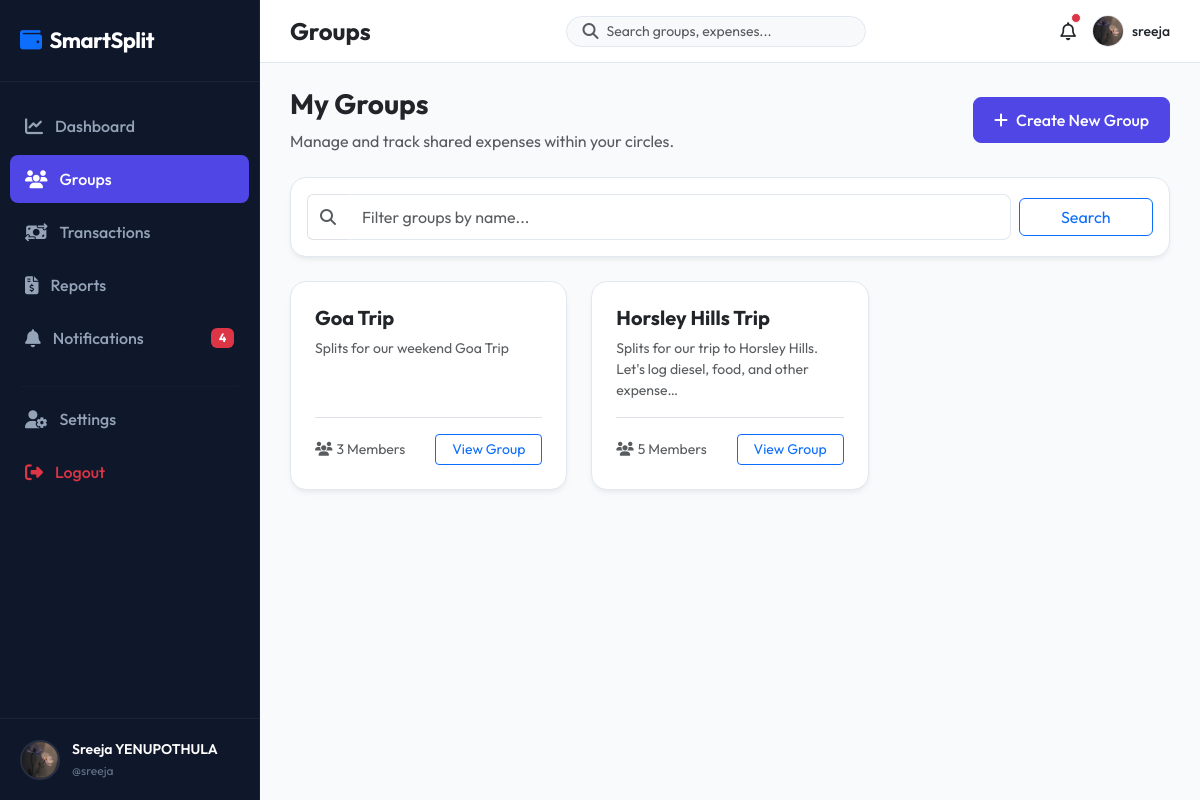
Screenshot of /groups/ (signed in) with the database file from the repository.
### accounts/models.py (models this page shows, shortened)
class Profile(models.Model):
    user = models.OneToOneField(User, on_delete=models.CASCADE, related_name='profile')
    profile_picture = models.ImageField(upload_to='profiles/', default='profiles/default.png', blank=True)
    phone_number = models.CharField(max_length=15, blank=True)
    upi_id = models.CharField(max_length=50, blank=True)

### groups/models.py (models this page shows, shortened)
class Group(models.Model):
    name = models.CharField(max_length=100)
    description = models.TextField(blank=True)
    created_by = models.ForeignKey(User, on_delete=models.CASCADE, related_name='created_groups')
    created_date = models.DateTimeField(auto_now_add=True)
    invite_code = models.CharField(max_length=12, unique=True, blank=True)

### groups/views.py (the view)
# urls.py: path('', views.group_list_view, name='list'),
@login_required
def group_list_view(request):
    query = request.GET.get('search', '')
    memberships = GroupMember.objects.filter(user=request.user)
    if query:
        memberships = memberships.filter(group__name__icontains=query)
    groups = [m.group for m in memberships]
    return render(request, 'groups/list.html', {'groups': groups, 'query': query})

### notifications/context_processors.py (called while the page is built)
def unread_notifications_count(request):
    if request.user.is_authenticated:
        count = Notification.objects.filter(user=request.user, is_read=False).count()
        return {'unread_notifications_count': count}
    return {'unread_notifications_count': 0}

### templates/groups/list.html (shortened to what this page needs)
{% extends 'base.html' %}
{% block content %}
<div class="row align-items-center mb-4">
    <div class="col-md-6 mb-3 mb-md-0">
        <h3 class="fw-bold text-dark">My Groups</h3>
        <p class="text-muted mb-0">Manage and track shared expenses within your circles.</p>
    </div>
    <div class="col-md-6 text-md-end">
        <a href="{% url 'groups:create' %}" class="btn btn-primary"><i class="fa-solid fa-plus me-2"></i>Create New Group</a>
    </div>
</div>
<div class="premium-card p-3 mb-4 bg-white">
    <form action="{% url 'groups:list' %}" method="GET" class="row g-2 align-items-center">
        <div class="col-md-10">
            <div class="input-group">
                <span class="input-group-text bg-transparent border-end-0"><i class="fa-solid fa-magnifying-glass text-muted"></i></span>
                <input type="text" name="search" class="form-control border-start-0" placeholder="Filter groups by name..." value="{{ query }}">
            </div>
        </div>
        <div class="col-md-2 d-grid">
            <button type="submit" class="btn btn-outline-primary">Search</button>
        </div>
    </form>
</div>
<div class="row">
    {% for g in groups %}
        <div class="col-md-6 col-lg-4 mb-4">
            <div class="premium-card h-100 p-4 d-flex flex-direction-column justify-content-between" style="display: flex; flex-direction: column;">
                <div>
                    <h5 class="fw-bold text-dark mb-2">{{ g.name }}</h5>
                    <p class="text-muted small mb-3" style="min-height: 40px;">
                        {{ g.description|default:"No description provided."|truncatechars:80 }}
                    </p>
                </div>
                <div class="border-top pt-3 d-flex justify-content-between align-items-center">
                    <span class="text-muted small"><i class="fa-solid fa-users me-1"></i>{{ g.members.count }} Members</span>
                    <a href="{% url 'groups:detail' g.id %}" class="btn btn-sm btn-outline-primary px-3">View Group</a>
                </div>
            </div>
        </div>
    {% endfor %}
</div>
{% endblock %}

### templates/includes/sidebar.html
{% load static %}
<div class="sidebar" id="sidebar">
    <div class="sidebar-logo">
        <i class="fa-solid fa-wallet text-primary me-2"></i>SmartSplit
    </div>
    <ul class="sidebar-menu">
        <li class="sidebar-item">
            <a href="{% url 'dashboard:home' %}" class="sidebar-link {% if request.resolver_match.app_name == 'dashboard' %}active{% endif %}">
                <i class="fa-solid fa-chart-line"></i>Dashboard
            </a>
        </li>
        <li class="sidebar-item">
            <a href="{% url 'groups:list' %}" class="sidebar-link {% if request.resolver_match.app_name == 'groups' %}active{% endif %}">
                <i class="fa-solid fa-users"></i>Groups
            </a>
        </li>
        <li class="sidebar-item">
            <a href="{% url 'payments:history' %}" class="sidebar-link {% if request.resolver_match.app_name == 'payments' and request.resolver_match.url_name == 'history' %}active{% endif %}">
                <i class="fa-solid fa-money-bill-transfer"></i>Transactions
            </a>
        </li>
        <li class="sidebar-item">
            <a href="{% url 'reports:index' %}" class="sidebar-link {% if request.resolver_match.app_name == 'reports' %}active{% endif %}">
                <i class="fa-solid fa-file-invoice-dollar"></i>Reports
            </a>
        </li>
        <li class="sidebar-item">
            <a href="{% url 'notifications:list' %}" class="sidebar-link {% if request.resolver_match.app_name == 'notifications' %}active{% endif %}">
                <i class="fa-solid fa-bell"></i>Notifications
                {% if unread_notifications_count > 0 %}
                    <span class="badge bg-danger ms-auto">{{ unread_notifications_count }}</span>
                {% endif %}
            </a>
        </li>
        <li class="sidebar-item mt-4">
            <hr style="border-color: rgba(255,255,255,0.08); margin: 0 10px;">
        </li>
        <li class="sidebar-item mt-2">
            <a href="{% url 'accounts:profile' %}" class="sidebar-link {% if request.resolver_match.app_name == 'accounts' %}active{% endif %}">
                <i class="fa-solid fa-user-gear"></i>Settings
            </a>
        </li>
        <li class="sidebar-item">
            <a href="{% url 'accounts:logout' %}" class="sidebar-link text-danger">
                <i class="fa-solid fa-right-from-bracket"></i>Logout
            </a>
        </li>
    </ul>
    <div class="sidebar-user">
        {% if user.profile.profile_picture %}
            <img src="{{ user.profile.profile_picture.url }}" alt="{{ user.username }}" class="sidebar-user-img">
        {% else %}
            <img src="{% static 'images/default_user.png' %}" alt="{{ user.username }}" class="sidebar-user-img">
        {% endif %}
        <div class="sidebar-user-info">
            <div class="sidebar-username">{{ user.first_name }} {{ user.last_name }}</div>
            <div class="sidebar-user-role">@{{ user.username }}</div>
        </div>
    </div>
</div>

### templates/includes/navbar.html (shortened to what this page needs)
{% load static %}
<nav class="top-navbar">
    <div class="d-flex align-items-center">
        <h4 class="fw-bold mb-0 text-dark">
            {% block page_title %}
                {% if request.resolver_match.app_name == 'dashboard' %}Dashboard
                {% elif request.resolver_match.app_name == 'groups' %}Groups
                {% elif request.resolver_match.app_name == 'expenses' %}Expenses
                {% elif request.resolver_match.app_name == 'payments' %}Payments
                {% elif request.resolver_match.app_name == 'settlements' %}Settlements
                {% elif request.resolver_match.app_name == 'reports' %}Reports
                {% elif request.resolver_match.app_name == 'notifications' %}Notifications
                {% elif request.resolver_match.app_name == 'accounts' %}Account Settings
                {% else %}SmartSplit
                {% endif %}
            {% endblock %}
        </h4>
    </div>
    <form action="{% url 'dashboard:home' %}" method="GET" class="d-none d-md-flex align-items-center bg-light rounded-pill px-3 py-1" style="width: 300px; border: 1px solid var(--border-color);">
        <i class="fa-solid fa-magnifying-glass text-muted me-2"></i>
        <input type="text" name="q" placeholder="Search groups, expenses..." class="form-control border-0 bg-transparent p-0" style="box-shadow: none; font-size: 14px;" value="{{ search_query|default:'' }}">
    </form>
    <div class="d-flex align-items-center gap-3">
        <a href="{% url 'notifications:list' %}" class="position-relative text-dark" style="font-size: 18px;">
            <i class="fa-regular fa-bell"></i>
            {% if unread_notifications_count > 0 %}
                <span class="position-absolute top-0 start-100 translate-middle p-1 bg-danger border border-light rounded-circle">
                </span>
            {% endif %}
        </a>
        <a href="{% url 'accounts:profile' %}" class="text-decoration-none d-flex align-items-center gap-2">
            {% if user.profile.profile_picture %}
                <img src="{{ user.profile.profile_picture.url }}" alt="{{ user.username }}" style="width: 32px; height: 32px; border-radius: 50%; object-fit: cover; border: 1px solid var(--border-color);">
            {% else %}
                <img src="{% static 'images/default_user.png' %}" alt="{{ user.username }}" style="width: 32px; height: 32px; border-radius: 50%; object-fit: cover; border: 1px solid var(--border-color);">
            {% endif %}
            <span class="d-none d-lg-inline text-dark fw-medium" style="font-size: 14px;">{{ user.username }}</span>
        </a>
    </div>
</nav>

### static/css/style.css (style rules this page uses)
:root { --primary: #4F46E5; --primary-hover: #4338CA; --primary-light: #EEF2F6; --secondary: #0EA5E9; --dark-bg: #0B0F19; --sidebar-bg: #0F172A; --card-bg: #FFFFFF; --text-primary: #1E293B; --text-secondary: #64748B; --border-color: #E2E8F0; --success: #10B981; --danger: #EF4444; --warning: #F59E0B; --gray-bg: #F8FAFC; }
body { font-family: 'Outfit', sans-serif; background-color: var(--gray-bg); color: var(--text-primary); margin: 0; padding: 0; overflow-x: hidden; }
.sidebar { width: 260px; height: 100vh; background-color: var(--sidebar-bg); position: fixed; top: 0; left: 0; z-index: 1000; transition: all 0.3s ease; border-right: 1px solid rgba(255, 255, 255, 0.05); display: flex; flex-direction: column; }
.sidebar-logo { padding: 24px 20px; font-weight: 700; font-size: 22px; color: #FFFFFF; letter-spacing: -0.5px; border-bottom: 1px solid rgba(255, 255, 255, 0.05); }
.sidebar-menu { list-style: none; padding: 20px 10px; margin: 0; flex-grow: 1; }
.sidebar-item { margin-bottom: 5px; }
.sidebar-link { display: flex; align-items: center; padding: 12px 15px; color: #94A3B8; text-decoration: none; font-weight: 500; border-radius: 8px; transition: all 0.2s ease; }
.sidebar-link i { margin-right: 12px; font-size: 18px; }
.sidebar-link:hover, .sidebar-link.active { color: #FFFFFF; background-color: rgba(255, 255, 255, 0.08); }
.sidebar-link.active { background-color: var(--primary); color: #FFFFFF; }
.sidebar-user { padding: 20px; border-top: 1px solid rgba(255, 255, 255, 0.05); display: flex; align-items: center; }
.sidebar-user-img { width: 40px; height: 40px; border-radius: 50%; object-fit: cover; margin-right: 12px; border: 2px solid rgba(255, 255, 255, 0.1); }
.sidebar-user-info { flex-grow: 1; }
.sidebar-username { color: #FFFFFF; font-weight: 600; font-size: 14px; margin-bottom: 2px; white-space: nowrap; overflow: hidden; text-overflow: ellipsis; }
.sidebar-user-role { color: #64748B; font-size: 12px; }
.top-navbar { background-color: #FFFFFF; border-bottom: 1px solid var(--border-color); padding: 15px 30px; display: flex; justify-content: space-between; align-items: center; position: sticky; top: 0; z-index: 999; }
.premium-card { background: var(--card-bg); border: 1px solid var(--border-color); border-radius: 16px; box-shadow: 0 4px 6px -1px rgba(0, 0, 0, 0.05), 0 2px 4px -1px rgba(0, 0, 0, 0.03); transition: transform 0.2s ease, box-shadow 0.2s ease; overflow: hidden; }
.form-control, .form-select { padding: 10px 15px; border-radius: 8px; border: 1px solid var(--border-color); background-color: #FFFFFF; transition: all 0.2s ease; }
.btn-primary { background-color: var(--primary); border-color: var(--primary); padding: 10px 20px; font-weight: 500; border-radius: 8px; transition: all 0.2s ease; }

### rows the page displays
Group: name "Goa Trip", description "Splits for our weekend Goa Trip", members.count "3"
Group: name "Horsley Hills Trip", description "Splits for our trip to Horsley Hills. Let's log diesel, food, and other expense…", members.count "5"

### other values shown
{{ unread_notifications_count }} "4"
{{ user.first_name }} "Sreeja"
{{ user.last_name }} "YENUPOTHULA"
{{ user.username }} "sreeja"
